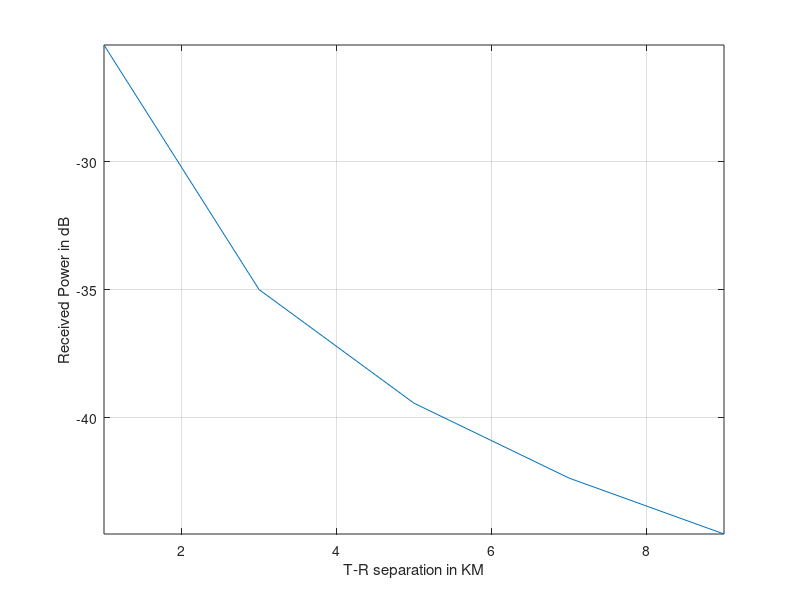

Recreate this plot in MATLAB.
f_name = 'Received power free space propogation';

Pt = input('Enter the power transmitted (Pt) - ');
Gt = input('Enter the Transmitter Antenna Gain (Gt) - ');
Gr = input('Enter the Receiver Antenna Gain (Gr) - ');
F = input('What is the frequency (in MHz) of the transmitted signal');

PrdB = 0;
PrdB = PrdB + 10 * log10(Gt);
PrdB = PrdB + 10 * log10(Gr);
PrdB = PrdB + 10 * log10(Pt);

L = 300 / F; % wavelength = speed (in 10^6 resolution) / frequency

% Squaring the wavelength
L = L * L;

PrdB = PrdB + 10 * log10(L);

K = 16 * pi * pi;

PrdB = PrdB - 10 * log10(K);

% Distance from transmitter to receiver in KM
% How the path loss varies for every 2km T-R separation
d = 1:2:10;
%d = d';

% Converting into kilometers and squaring them
d2 = d * 1000;
d3 = d2.^2;

PrdB = PrdB - 10 * log10(d3);

plot(d,PrdB);
xlabel('T-R separation in KM');
ylabel('Received Power in dB');
grid on;
axis tight